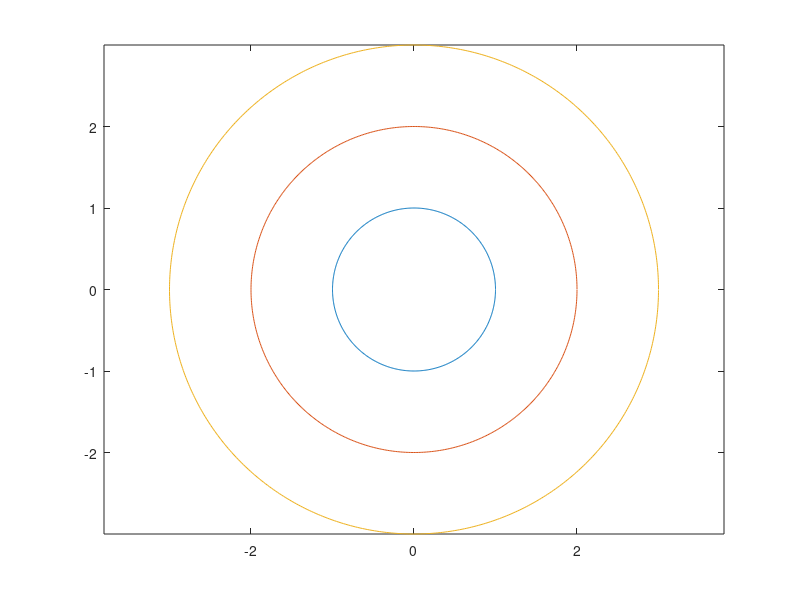

Source code (MATLAB):
angle=0:0.01:2*pi;
x1=1*cos(angle);
y1=1*sin(angle);
x2=2*cos(angle);
y2=2*sin(angle);
x3=3*cos(angle);
y3=3*sin(angle);
plot(x1,y1,'-',x2,y2,'-',x3,y3,'-');
axis('equal');